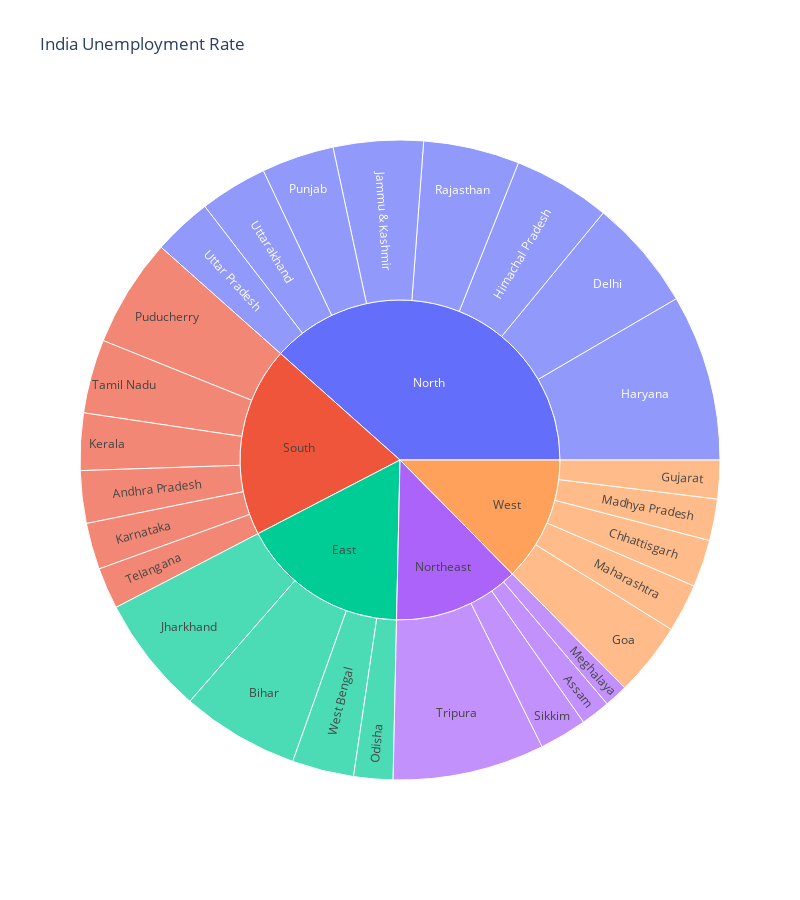

The code cell stored with this chart in its notebook:
### Code cell
unemployment = data[['State','Region','Estimated Unemployment Rate']]
db = px.sunburst(unemployment,path=['Region','State'],values='Estimated Unemployment Rate',title='India Unemployment Rate'
                 ,width=800,height=900)
db.show()

### Figure 1 — Plotly figure (JSON) as saved in the notebook; plotly's stock layout.template omitted (floating-point values rounded to 4 significant figures)
{"data": [{"branchvalues": "total", "domain": {"x": [0, 1], "y": [0, 1]}, "hovertemplate": "labels=%{label}<br>Estimated Unemployment Rate=%{value}<br>parent=%{parent}<br>id=%{id}<extra></extra>", "ids": ["South/Andhra Pradesh", "Northeast/Assam", "East/Bihar", "West/Chhattisgarh", "North/Delhi", "West/Goa", "West/Gujarat", "North/Haryana", "North/Himachal Pradesh", "North/Jammu & Kashmir", "East/Jharkhand", "South/Karnataka", "South/Kerala", "West/Madhya Pradesh", "West/Maharashtra", "Northeast/Meghalaya", "East/Odisha", "South/Puducherry", "North/Punjab", "North/Rajasthan", "Northeast/Sikkim", "South/Tamil Nadu", "South/Telangana", "Northeast/Tripura", "North/Uttar Pradesh", "North/Uttarakhand", "East/West Bengal", "East", "North", "Northeast", "South", "West"], "labels": ["Andhra Pradesh", "Assam", "Bihar", "Chhattisgarh", "Delhi", "Goa", "Gujarat", "Haryana", "Himachal Pradesh", "Jammu & Kashmir", "Jharkhand", "Karnataka", "Kerala", "Madhya Pradesh", "Maharashtra", "Meghalaya", "Odisha", "Puducherry", "Punjab", "Rajasthan", "Sikkim", "Tamil Nadu", "Telangana", "Tripura", "Uttar Pradesh", "Uttarakhand", "West Bengal", "East", "North", "Northeast", "South", "West"], "name": "", "parents": ["South", "Northeast", "East", "West", "North", "West", "West", "North", "North", "North", "East", "South", "South", "West", "West", "Northeast", "East", "South", "North", "North", "Northeast", "South", "South", "Northeast", "North", "North", "East", "", "", "", "", ""], "type": "sunburst", "values": [86.64, 48.56, 194.7, 78.19, 184.1, 121.7, 63.76, 274.8, 160.7, 148.3, 195.4, 76.68, 94.34, 68.54, 79.79, 38.66, 64.62, 179.4, 119.8, 158.7, 78.34, 121.9, 68.33, 250.6, 97.37, 111.6, 101.9, 556.6, 1255.0, 416.1, 627.3, 411.9]}], "layout": {"height": 900, "legend": {"tracegroupgap": 0}, "title": {"text": "India Unemployment Rate"}, "width": 800}}
